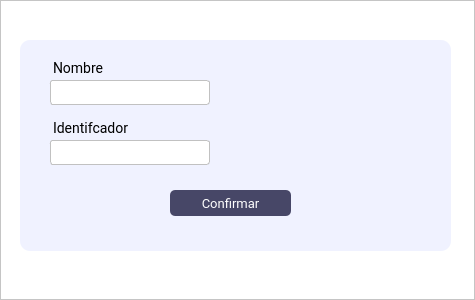
<?xml version="1.0" encoding="UTF-8"?>
<ui version="4.0">
 <class>MainWindow</class>
 <widget class="QMainWindow" name="MainWindow">
  <property name="geometry">
   <rect>
    <x>0</x>
    <y>0</y>
    <width>475</width>
    <height>300</height>
   </rect>
  </property>
  <property name="windowTitle">
   <string>MainWindow</string>
  </property>
  <widget class="QWidget" name="centralwidget">
   <layout class="QVBoxLayout" name="verticalLayout">
    <property name="spacing">
     <number>0</number>
    </property>
    <property name="leftMargin">
     <number>0</number>
    </property>
    <property name="topMargin">
     <number>0</number>
    </property>
    <property name="rightMargin">
     <number>0</number>
    </property>
    <property name="bottomMargin">
     <number>0</number>
    </property>
    <item>
     <widget class="QFrame" name="frame_2">
      <property name="minimumSize">
       <size>
        <width>0</width>
        <height>300</height>
       </size>
      </property>
      <property name="maximumSize">
       <size>
        <width>16777215</width>
        <height>16777215</height>
       </size>
      </property>
      <property name="styleSheet">
       <string notr="true">background: #fff;
</string>
      </property>
      <property name="frameShape">
       <enum>QFrame::StyledPanel</enum>
      </property>
      <property name="frameShadow">
       <enum>QFrame::Raised</enum>
      </property>
      <widget class="QFrame" name="frame_3">
       <property name="geometry">
        <rect>
         <x>20</x>
         <y>40</y>
         <width>431</width>
         <height>211</height>
        </rect>
       </property>
       <property name="maximumSize">
        <size>
         <width>16777215</width>
         <height>400</height>
        </size>
       </property>
       <property name="styleSheet">
        <string notr="true">border-radius: 10px;
background-color: rgb(240, 242, 255);
</string>
       </property>
       <property name="frameShape">
        <enum>QFrame::StyledPanel</enum>
       </property>
       <property name="frameShadow">
        <enum>QFrame::Raised</enum>
       </property>
       <widget class="QLabel" name="label_3">
        <property name="geometry">
         <rect>
          <x>20</x>
          <y>10</y>
          <width>62</width>
          <height>27</height>
         </rect>
        </property>
        <property name="font">
         <font>
          <family>Roboto</family>
          <pointsize>-1</pointsize>
         </font>
        </property>
        <property name="styleSheet">
         <string notr="true">font-family: Roboto;
font-size: 14px;
margin-top:10px;
margin-left:10px


</string>
        </property>
        <property name="text">
         <string/>
        </property>
       </widget>
       <widget class="QLineEdit" name="motivo_input">
        <property name="geometry">
         <rect>
          <x>20</x>
          <y>40</y>
          <width>170</width>
          <height>25</height>
         </rect>
        </property>
        <property name="minimumSize">
         <size>
          <width>0</width>
          <height>0</height>
         </size>
        </property>
        <property name="maximumSize">
         <size>
          <width>16777215</width>
          <height>25</height>
         </size>
        </property>
        <property name="styleSheet">
         <string notr="true">QLineEdit{
background-color: #fff;
border: 0.5px solid #c1c1c1;
border-radius: 3px;
padding: 4 5px;
color: #fff;
font-family:Roboto;
font-size:13px;
font-weight: 400;
margin-left: 10px;

}
</string>
        </property>
        <property name="placeholderText">
         <string/>
        </property>
       </widget>
       <widget class="QPushButton" name="crearprod_btn">
        <property name="geometry">
         <rect>
          <x>150</x>
          <y>150</y>
          <width>121</width>
          <height>26</height>
         </rect>
        </property>
        <property name="font">
         <font>
          <family>Roboto</family>
          <pointsize>-1</pointsize>
         </font>
        </property>
        <property name="cursor">
         <cursorShape>PointingHandCursor</cursorShape>
        </property>
        <property name="styleSheet">
         <string notr="true">QPushButton{
background-color: rgba(71, 71, 103);
color: #fff;
border-radius:5px;
font-family:Roboto;
font-size: 13px

}
QPushButton:hover{
background-color: rgba(71, 71, 103,180);
}</string>
        </property>
        <property name="text">
         <string>Confirmar</string>
        </property>
       </widget>
       <widget class="QLabel" name="label_egr_ing">
        <property name="geometry">
         <rect>
          <x>20</x>
          <y>10</y>
          <width>131</width>
          <height>27</height>
         </rect>
        </property>
        <property name="font">
         <font>
          <family>Roboto</family>
          <pointsize>-1</pointsize>
         </font>
        </property>
        <property name="styleSheet">
         <string notr="true">font-family: Roboto;
font-size: 14px;
margin-top:10px;
margin-left:10px

</string>
        </property>
        <property name="text">
         <string>Nombre</string>
        </property>
       </widget>
       <widget class="QLabel" name="label_egr_ing_2">
        <property name="geometry">
         <rect>
          <x>20</x>
          <y>70</y>
          <width>131</width>
          <height>27</height>
         </rect>
        </property>
        <property name="font">
         <font>
          <family>Roboto</family>
          <pointsize>-1</pointsize>
         </font>
        </property>
        <property name="styleSheet">
         <string notr="true">font-family: Roboto;
font-size: 14px;
margin-top:10px;
margin-left:10px

</string>
        </property>
        <property name="text">
         <string>Identifcador</string>
        </property>
       </widget>
       <widget class="QLineEdit" name="motivo_input_2">
        <property name="geometry">
         <rect>
          <x>20</x>
          <y>100</y>
          <width>170</width>
          <height>25</height>
         </rect>
        </property>
        <property name="minimumSize">
         <size>
          <width>0</width>
          <height>0</height>
         </size>
        </property>
        <property name="maximumSize">
         <size>
          <width>16777215</width>
          <height>25</height>
         </size>
        </property>
        <property name="styleSheet">
         <string notr="true">QLineEdit{
background-color: #fff;
border: 0.5px solid #c1c1c1;
border-radius: 3px;
padding: 4 5px;
color: #fff;
font-family:Roboto;
font-size:13px;
font-weight: 400;
margin-left: 10px;

}
</string>
        </property>
        <property name="placeholderText">
         <string/>
        </property>
       </widget>
      </widget>
     </widget>
    </item>
   </layout>
  </widget>
 </widget>
 <resources>
  <include location="img/img_oficiales.qrc"/>
 </resources>
 <connections/>
</ui>
